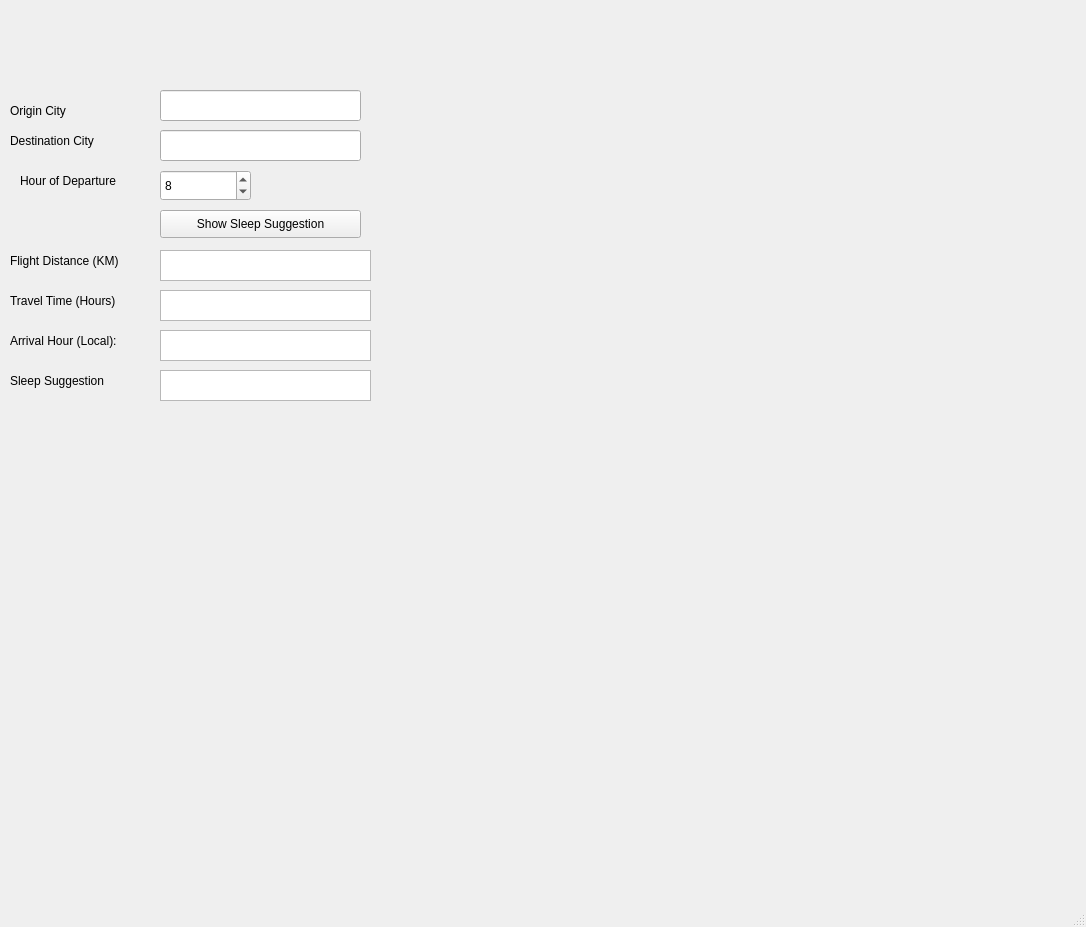
<?xml version="1.0" encoding="UTF-8"?>
<ui version="4.0">
 <class>JetLag</class>
 <widget class="QMainWindow" name="JetLag">
  <property name="geometry">
   <rect>
    <x>0</x>
    <y>0</y>
    <width>1086</width>
    <height>927</height>
   </rect>
  </property>
  <property name="windowTitle">
   <string>JetLag</string>
  </property>
  <widget class="QWidget" name="centralwidget">
   <widget class="QPushButton" name="cmdGetPlan">
    <property name="geometry">
     <rect>
      <x>160</x>
      <y>210</y>
      <width>201</width>
      <height>28</height>
     </rect>
    </property>
    <property name="text">
     <string>Show Sleep Suggestion</string>
    </property>
   </widget>
   <widget class="QLabel" name="lblOrigin">
    <property name="geometry">
     <rect>
      <x>10</x>
      <y>100</y>
      <width>101</width>
      <height>21</height>
     </rect>
    </property>
    <property name="text">
     <string>Origin City</string>
    </property>
   </widget>
   <widget class="QLabel" name="lblDestination">
    <property name="geometry">
     <rect>
      <x>10</x>
      <y>130</y>
      <width>101</width>
      <height>21</height>
     </rect>
    </property>
    <property name="text">
     <string>Destination City</string>
    </property>
   </widget>
   <widget class="QSpinBox" name="spinBox">
    <property name="geometry">
     <rect>
      <x>160</x>
      <y>170</y>
      <width>91</width>
      <height>31</height>
     </rect>
    </property>
    <property name="minimum">
     <number>0</number>
    </property>
    <property name="maximum">
     <number>23</number>
    </property>
    <property name="value">
     <number>8</number>
    </property>
   </widget>
   <widget class="QLabel" name="lblDepartureHour">
    <property name="geometry">
     <rect>
      <x>20</x>
      <y>170</y>
      <width>101</width>
      <height>21</height>
     </rect>
    </property>
    <property name="text">
     <string>Hour of Departure</string>
    </property>
   </widget>
   <widget class="QLabel" name="label">
    <property name="geometry">
     <rect>
      <x>10</x>
      <y>360</y>
      <width>151</width>
      <height>41</height>
     </rect>
    </property>
    <property name="text">
     <string>Sleep Suggestion</string>
    </property>
   </widget>
   <widget class="QLabel" name="label_2">
    <property name="geometry">
     <rect>
      <x>10</x>
      <y>240</y>
      <width>151</width>
      <height>41</height>
     </rect>
    </property>
    <property name="text">
     <string>Flight Distance (KM)</string>
    </property>
   </widget>
   <widget class="QLabel" name="label_3">
    <property name="geometry">
     <rect>
      <x>10</x>
      <y>280</y>
      <width>151</width>
      <height>41</height>
     </rect>
    </property>
    <property name="text">
     <string>Travel Time (Hours)</string>
    </property>
   </widget>
   <widget class="QLabel" name="label_4">
    <property name="geometry">
     <rect>
      <x>10</x>
      <y>320</y>
      <width>151</width>
      <height>41</height>
     </rect>
    </property>
    <property name="text">
     <string>Arrival Hour (Local):</string>
    </property>
   </widget>
   <widget class="QTextBrowser" name="txtFlightDistance">
    <property name="geometry">
     <rect>
      <x>160</x>
      <y>250</y>
      <width>211</width>
      <height>31</height>
     </rect>
    </property>
   </widget>
   <widget class="QTextBrowser" name="txtTravelTime">
    <property name="geometry">
     <rect>
      <x>160</x>
      <y>290</y>
      <width>211</width>
      <height>31</height>
     </rect>
    </property>
   </widget>
   <widget class="QTextBrowser" name="txtArrivalHour">
    <property name="geometry">
     <rect>
      <x>160</x>
      <y>330</y>
      <width>211</width>
      <height>31</height>
     </rect>
    </property>
   </widget>
   <widget class="QTextBrowser" name="txtSleepSuggestion">
    <property name="geometry">
     <rect>
      <x>160</x>
      <y>370</y>
      <width>211</width>
      <height>31</height>
     </rect>
    </property>
    <property name="html">
     <string>&lt;!DOCTYPE HTML PUBLIC &quot;-//W3C//DTD HTML 4.0//EN&quot; &quot;http://www.w3.org/TR/REC-html40/strict.dtd&quot;&gt;
&lt;html&gt;&lt;head&gt;&lt;meta name=&quot;qrichtext&quot; content=&quot;1&quot; /&gt;&lt;style type=&quot;text/css&quot;&gt;
p, li { white-space: pre-wrap; }
&lt;/style&gt;&lt;/head&gt;&lt;body style=&quot; font-family:'MS Shell Dlg 2'; font-size:8.25pt; font-weight:400; font-style:normal;&quot;&gt;
&lt;p style=&quot;-qt-paragraph-type:empty; margin-top:0px; margin-bottom:0px; margin-left:0px; margin-right:0px; -qt-block-indent:0; text-indent:0px;&quot;&gt;&lt;br /&gt;&lt;/p&gt;&lt;/body&gt;&lt;/html&gt;</string>
    </property>
   </widget>
   <widget class="QLineEdit" name="txtOriginCityName">
    <property name="geometry">
     <rect>
      <x>160</x>
      <y>90</y>
      <width>201</width>
      <height>31</height>
     </rect>
    </property>
   </widget>
   <widget class="QLineEdit" name="txtDestinationCityName">
    <property name="geometry">
     <rect>
      <x>160</x>
      <y>130</y>
      <width>201</width>
      <height>31</height>
     </rect>
    </property>
   </widget>
   <widget class="QLabel" name="lblMap">
    <property name="geometry">
     <rect>
      <x>30</x>
      <y>420</y>
      <width>550</width>
      <height>550</height>
     </rect>
    </property>
    <property name="sizePolicy">
     <sizepolicy hsizetype="Fixed" vsizetype="Fixed">
      <horstretch>0</horstretch>
      <verstretch>0</verstretch>
     </sizepolicy>
    </property>
    <property name="text">
     <string/>
    </property>
   </widget>
  </widget>
  <widget class="QMenuBar" name="menubar">
   <property name="geometry">
    <rect>
     <x>0</x>
     <y>0</y>
     <width>1086</width>
     <height>21</height>
    </rect>
   </property>
  </widget>
  <widget class="QStatusBar" name="statusbar"/>
 </widget>
 <resources/>
 <connections/>
</ui>
